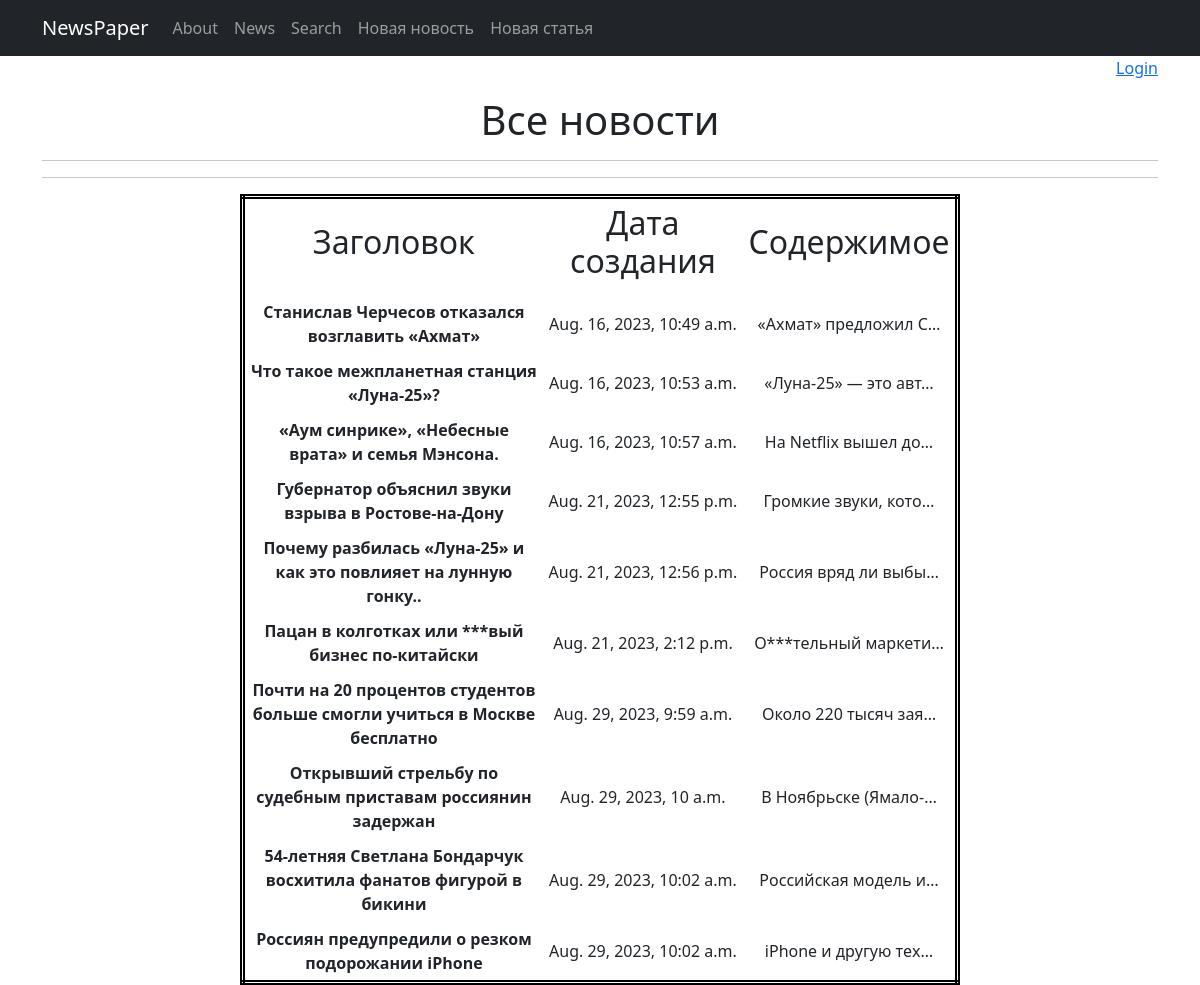
Page /news/ on the committed database.
### news/models.py (models this page shows, shortened)
class Post(models.Model):
    CAT_CHOICE = (('NW', 'Новость'), ('AR', 'Статья'))
    author = models.ForeignKey(Author, on_delete=models.CASCADE)
    news_type = models.CharField(max_length=2, choices=CAT_CHOICE, verbose_name='Категория')
    create_date = models.DateTimeField(auto_now_add=True)
    cat_subject = models.ManyToManyField(Category, through='PostCategory', verbose_name='Подкатегория')
    article_header = models.CharField(max_length=255, verbose_name='Заголовок')
    article_text = models.TextField(verbose_name='Текст статьи')
    article_rating = models.SmallIntegerField(default=0)
    class Meta:
        verbose_name = 'Новость'
        verbose_name_plural = 'Новости'

### news/views.py (the view)
# urls.py: path('', PostList.as_view(), name="Articles"),
class PostList(ListView):
    model = Post
    ordering = 'create_date'
    template_name = 'posts.html'
    context_object_name = 'posts'
    paginate_by = 10

### news/templatetags/custom_filters.py (called while the page is built)
@register.filter()
def censor(value):
    mat_list = ('хуй', 'хуев', 'хуё', 'хуи', 'хуя', 'пизд', 'бля', 'муда', 'пидор', 'пидар')
    for i in mat_list:
        if i in value.lower():
            value = value.replace(i, "***")
    return f'{value}'

### news/templates/posts.html (shortened to what this page needs)
{% extends 'flatpages/default.html' %}
{% load custom_filters %}
{% block content %}
<h1>Все новости</h1>
<hr><hr>
<table align="center">
    <tr>
               <td width="300" height="50"><h2>Заголовок</h2></td>
               <td width="200"><h2>Дата создания</h2></td>
               <td><h2>Содержимое</h2></td>
           </tr>
    {% for post in posts %}
    <tr>
        <td  height="50">
            <b>{{ post.article_header|censor }}  </b>
        </td>
        <td>
            {{ post.create_date }}
        </td>
        <td>
            {{ post.article_text|truncatechars:20|censor }}
        </td>
    </tr>
    {% endfor %}
</table>
{% endblock content %}

### rows in the picture
Post: article_header|censor "Станислав Черчесов отказался возглавить «Ахмат»", create_date "Aug. 16, 2023, 10:49 a.m.", article_text|censor "«Ахмат» предложил С…"
Post: article_header|censor "Что такое межпланетная станция «Луна-25»?", create_date "Aug. 16, 2023, 10:53 a.m.", article_text|censor "«Луна-25» — это авт…"
Post: article_header|censor "«Аум синрике», «Небесные врата» и семья Мэнсона.", create_date "Aug. 16, 2023, 10:57 a.m.", article_text|censor "На Netflix вышел до…"
Post: article_header|censor "Губернатор объяснил звуки взрыва в Ростове-на-Дону", create_date "Aug. 21, 2023, 12:55 p.m.", article_text|censor "Громкие звуки, кото…"
Post: article_header|censor "Почему разбилась «Луна-25» и как это повлияет на лунную гонку..", create_date "Aug. 21, 2023, 12:56 p.m.", article_text|censor "Россия вряд ли выбы…"
Post: article_header|censor "Пацан в колготках или ***вый бизнес по-китайски", create_date "Aug. 21, 2023, 2:12 p.m.", article_text|censor "О***тельный маркети…"
Post: article_header|censor "Почти на 20 процентов студентов больше смогли учиться в Москве бесплатно", create_date "Aug. 29, 2023, 9:59 a.m.", article_text|censor "Около 220 тысяч зая…"
Post: article_header|censor "Открывший стрельбу по судебным приставам россиянин задержан", create_date "Aug. 29, 2023, 10 a.m.", article_text|censor "В Ноябрьске (Ямало-…"
Post: article_header|censor "54-летняя Светлана Бондарчук восхитила фанатов фигурой в бикини", create_date "Aug. 29, 2023, 10:02 a.m.", article_text|censor "Российская модель и…"
Post: article_header|censor "Россиян предупредили о резком подорожании iPhone", create_date "Aug. 29, 2023, 10:02 a.m.", article_text|censor "iPhone и другую тех…"
